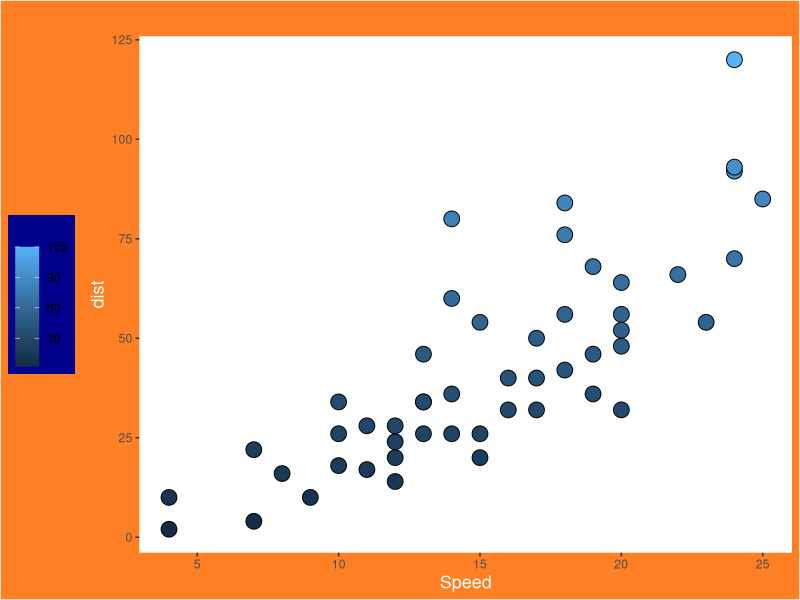

Generate this figure with R:
## ---- chunk 1
knitr::opts_chunk$set(echo = TRUE)
## ---- chunk 2
library(tidyverse)
## ---- chunk 3
# Thiss is the cars dataset. 
str(cars)
## ---- chunk 4
str(pressure)
## ---- chunk 5
# Plot the data in an imaginative way.  
ggplot(data = cars,
       mapping = aes(x = speed, y = dist, fill = dist))+

  
  #Make a barplot
  geom_point(size = 5, pch = 21)+
  
  labs(
    title = " ",
    x = "Speed",
    y = "dist",
    # Change the name of the legend. 
    fill  = " ")+
  theme(
    
    # put the legend on the left 
    legend.position = "left",
    
    # Change the legend background. 
    legend.background =  element_rect(fill = "darkblue"),
    
    # Change the text colour in the legend. 
    legend.text = element_text(colour = "black"),
    
    # Make the entire plot background blue. 
    plot.background = element_rect(fill = "chocolate1"),
    
    # Make the title white
    title = element_text(colour = "White", size = 13),
    
    # put the title in the center. 
    plot.title = element_text(hjust = 0.3),
    
    # Make the background dark blue
    panel.background = element_rect(fill = "white"),
    
    #remove grid lines
    panel.grid.major = element_blank(),
    panel.grid.minor = element_blank(),
    
    # remove the border around the plot. 
    panel.border = element_blank())
